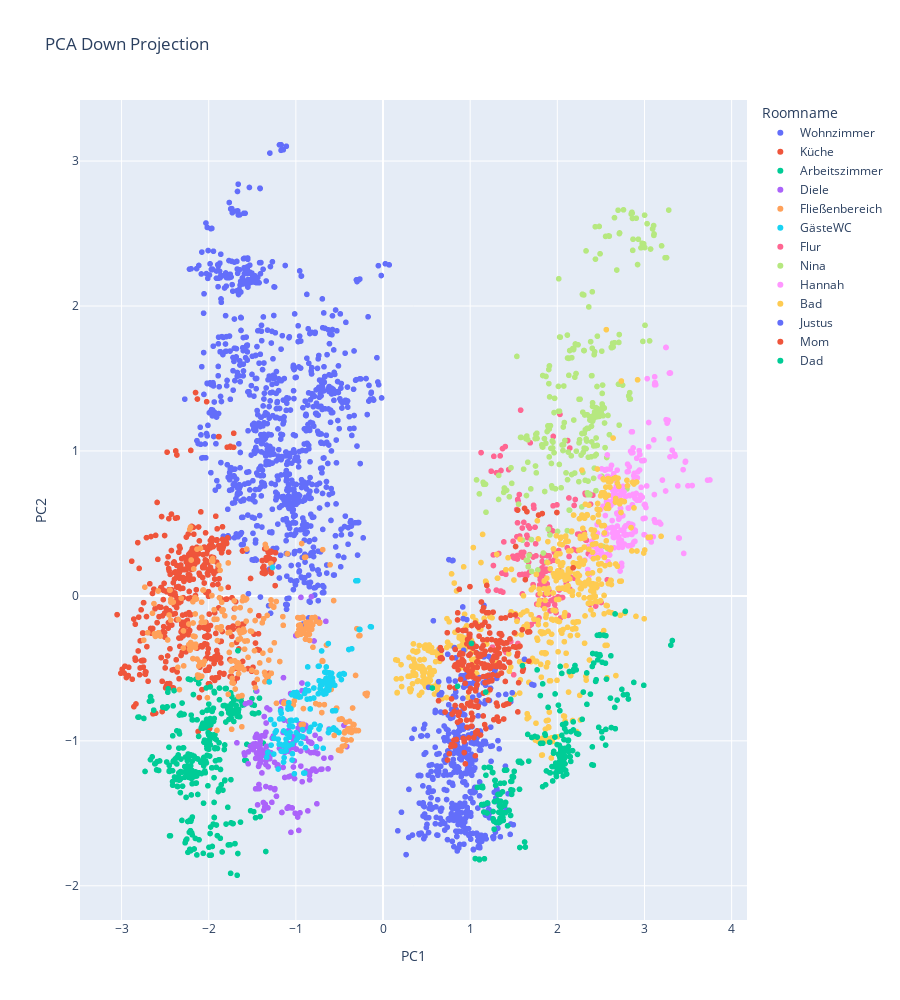

Notebook code for this chart:
### Code cell
import pandas as pd
import plotly.express as px
from sklearn.decomposition import PCA
from sklearn.preprocessing import StandardScaler



# Subset the data to the columns of interest
data = df[['Roomname', 's001', 's002', 's003', 's004', 's005']]

# Replace missing values with NaN
data.replace('', float('NaN'), inplace=True)

# Drop rows with missing values
data.dropna(inplace=True)

# Standardize the data
scaler = StandardScaler()
data_scaled = scaler.fit_transform(data.iloc[:, 1:])

# Perform PCA
pca = PCA(n_components=2)
principal_components = pca.fit_transform(data_scaled)
principal_df = pd.DataFrame(data=principal_components, columns=['PC1', 'PC2'])

# Add Room information to principal_df
principal_df['Roomname'] = data['Roomname'].values

# Visualize the down projection using a scatter plot
fig = px.scatter(principal_df, x='PC1', y='PC2', color='Roomname', title='PCA Down Projection', height= 1000)
fig.show();

### Figure 1 — Plotly figure (JSON) as saved in the notebook; plotly's stock layout.template omitted (floating-point values rounded to 4 significant figures; data arrays with more than 128 entries replaced by an {"elided": "..."} marker saying what was removed)
{"data": [{"hovertemplate": "Roomname=Wohnzimmer<br>PC1=%{x}<br>PC2=%{y}<extra></extra>", "legendgroup": "Wohnzimmer", "marker": {"color": "#636efa", "symbol": "circle"}, "mode": "markers", "name": "Wohnzimmer", "showlegend": true, "type": "scattergl", "x": {"elided": "1000 float values"}, "xaxis": "x", "y": {"elided": "1000 float values"}, "yaxis": "y"}, {"hovertemplate": "Roomname=Küche<br>PC1=%{x}<br>PC2=%{y}<extra></extra>", "legendgroup": "Küche", "marker": {"color": "#EF553B", "symbol": "circle"}, "mode": "markers", "name": "Küche", "showlegend": true, "type": "scattergl", "x": {"elided": "520 float values"}, "xaxis": "x", "y": {"elided": "520 float values"}, "yaxis": "y"}, {"hovertemplate": "Roomname=Arbeitszimmer<br>PC1=%{x}<br>PC2=%{y}<extra></extra>", "legendgroup": "Arbeitszimmer", "marker": {"color": "#00cc96", "symbol": "circle"}, "mode": "markers", "name": "Arbeitszimmer", "showlegend": true, "type": "scattergl", "x": {"elided": "342 float values"}, "xaxis": "x", "y": {"elided": "342 float values"}, "yaxis": "y"}, {"hovertemplate": "Roomname=Diele<br>PC1=%{x}<br>PC2=%{y}<extra></extra>", "legendgroup": "Diele", "marker": {"color": "#ab63fa", "symbol": "circle"}, "mode": "markers", "name": "Diele", "showlegend": true, "type": "scattergl", "x": {"elided": "181 float values"}, "xaxis": "x", "y": {"elided": "181 float values"}, "yaxis": "y"}, {"hovertemplate": "Roomname=Fließenbereich<br>PC1=%{x}<br>PC2=%{y}<extra></extra>", "legendgroup": "Fließenbereich", "marker": {"color": "#FFA15A", "symbol": "circle"}, "mode": "markers", "name": "Fließenbereich", "showlegend": true, "type": "scattergl", "x": {"elided": "297 float values"}, "xaxis": "x", "y": {"elided": "297 float values"}, "yaxis": "y"}, {"hovertemplate": "Roomname=GästeWC<br>PC1=%{x}<br>PC2=%{y}<extra></extra>", "legendgroup": "GästeWC", "marker": {"color": "#19d3f3", "symbol": "circle"}, "mode": "markers", "name": "GästeWC", "showlegend": true, "type": "scattergl", "x": {"elided": "156 float values"}, "xaxis": "x", "y": {"elided": "156 float values"}, "yaxis": "y"}, {"hovertemplate": "Roomname=Flur<br>PC1=%{x}<br>PC2=%{y}<extra></extra>", "legendgroup": "Flur", "marker": {"color": "#FF6692", "symbol": "circle"}, "mode": "markers", "name": "Flur", "showlegend": true, "type": "scattergl", "x": {"elided": "182 float values"}, "xaxis": "x", "y": {"elided": "182 float values"}, "yaxis": "y"}, {"hovertemplate": "Roomname=Nina<br>PC1=%{x}<br>PC2=%{y}<extra></extra>", "legendgroup": "Nina", "marker": {"color": "#B6E880", "symbol": "circle"}, "mode": "markers", "name": "Nina", "showlegend": true, "type": "scattergl", "x": {"elided": "266 float values"}, "xaxis": "x", "y": {"elided": "266 float values"}, "yaxis": "y"}, {"hovertemplate": "Roomname=Hannah<br>PC1=%{x}<br>PC2=%{y}<extra></extra>", "legendgroup": "Hannah", "marker": {"color": "#FF97FF", "symbol": "circle"}, "mode": "markers", "name": "Hannah", "showlegend": true, "type": "scattergl", "x": {"elided": "244 float values"}, "xaxis": "x", "y": {"elided": "244 float values"}, "yaxis": "y"}, {"hovertemplate": "Roomname=Bad<br>PC1=%{x}<br>PC2=%{y}<extra></extra>", "legendgroup": "Bad", "marker": {"color": "#FECB52", "symbol": "circle"}, "mode": "markers", "name": "Bad", "showlegend": true, "type": "scattergl", "x": {"elided": "583 float values"}, "xaxis": "x", "y": {"elided": "583 float values"}, "yaxis": "y"}, {"hovertemplate": "Roomname=Justus<br>PC1=%{x}<br>PC2=%{y}<extra></extra>", "legendgroup": "Justus", "marker": {"color": "#636efa", "symbol": "circle"}, "mode": "markers", "name": "Justus", "showlegend": true, "type": "scattergl", "x": {"elided": "458 float values"}, "xaxis": "x", "y": {"elided": "458 float values"}, "yaxis": "y"}, {"hovertemplate": "Roomname=Mom<br>PC1=%{x}<br>PC2=%{y}<extra></extra>", "legendgroup": "Mom", "marker": {"color": "#EF553B", "symbol": "circle"}, "mode": "markers", "name": "Mom", "showlegend": true, "type": "scattergl", "x": {"elided": "244 float values"}, "xaxis": "x", "y": {"elided": "244 float values"}, "yaxis": "y"}, {"hovertemplate": "Roomname=Dad<br>PC1=%{x}<br>PC2=%{y}<extra></extra>", "legendgroup": "Dad", "marker": {"color": "#00cc96", "symbol": "circle"}, "mode": "markers", "name": "Dad", "showlegend": true, "type": "scattergl", "x": {"elided": "256 float values"}, "xaxis": "x", "y": {"elided": "256 float values"}, "yaxis": "y"}], "layout": {"height": 1000, "legend": {"title": {"text": "Roomname"}, "tracegroupgap": 0}, "title": {"text": "PCA Down Projection"}, "xaxis": {"anchor": "y", "domain": [0, 1], "title": {"text": "PC1"}}, "yaxis": {"anchor": "x", "domain": [0, 1], "title": {"text": "PC2"}}}}
